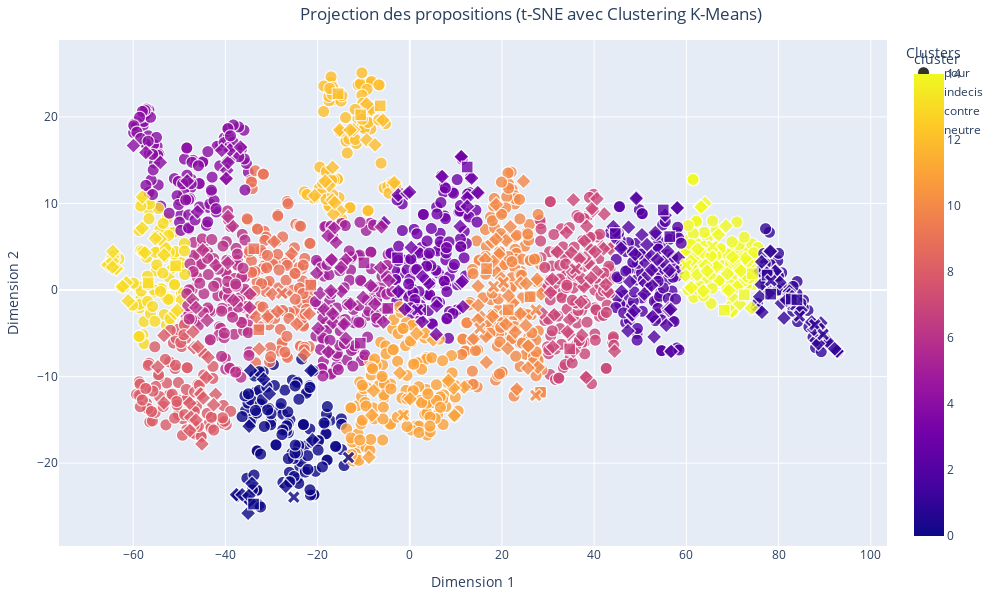

The notebook cell this image was saved under:
### Code cell
import plotly.express as px
from sklearn.manifold import TSNE
from sklearn.preprocessing import StandardScaler
from sklearn.cluster import KMeans
import pandas as pd
import matplotlib.pyplot as plt  # Pour obtenir la palette 'tab10'

# Normalisation des vecteurs
scaler = StandardScaler()
vectors_normalized = scaler.fit_transform(proposition_vectors)

# Réduction de dimension à 50 avec PCA
pca = PCA(n_components=50, random_state=42)
vectors_pca_50 = pca.fit_transform(vectors_normalized)

# Réduction des vecteurs à 2 dimensions avec t-SNE
tsne = TSNE(n_components=2, random_state=42, perplexity=30, n_iter=1000)
word_vectors_2d = tsne.fit_transform(vectors_pca_50)

# Appliquer le clustering K-Means
n_clusters = 15
kmeans = KMeans(n_clusters=n_clusters, random_state=42)
cluster = kmeans.fit_predict(word_vectors_2d)
data['cluster'] = cluster

# Préparer les données pour le graphique
dim = []
for i in range(1,51):
    dim.append("Dim"+str(i))
df1 = pd.DataFrame(word_vectors_2d, columns=('Dim1','Dim2'))
df1['propositions'] = data['Proposition']
df1['cluster'] = cluster
df1['vote'] = data['Catégorie']
df1['proposition_vectors'] = data['mean_vector']

# Créer le graphique interactif avec Plotly
fig = px.scatter(
    df1,
    x='Dim1',
    y='Dim2',
    symbol='vote',  # Utiliser la colonne 'vote' pour les symboles
    color='cluster',  # Utiliser les clusters pour la coloration
    hover_name='propositions',  # Afficher les propositions lors du survol
    title="Projection des propositions (t-SNE avec Clustering K-Means)",
    labels={'Dim1': 'Dimension 1', 'Dim2': 'Dimension 2', 'vote': 'Avis des citoyens'},
    color_discrete_sequence='hsv',  # Utiliser la palette tab10 comme séquence discrète
    category_orders={"cluster": [str(i) for i in range(n_clusters)]},
    width=1000,
    height=600
)

# Personnaliser les points : ajouter des bordures
fig.update_traces(marker=dict(
    size=12,  # Taille des points
    opacity=0.8,  # Transparence
    line=dict(width=1, color='white')  # Bordure noire avec une épaisseur de 2
))

# Ajouter un titre pour la légende des clusters
fig.update_layout(
    legend_title="Clusters",
    title_x=0.3,  # Centrer le titre
    margin=dict(l=40, r=40, t=40, b=40)
)

# Afficher le graphique
fig.show()

### Figure 1 — Plotly figure (JSON) as saved in the notebook; plotly's stock layout.template omitted (floating-point values rounded to 4 significant figures; data arrays with more than 128 entries replaced by an {"elided": "..."} marker saying what was removed)
{"data": [{"hovertemplate": "<b>%{hovertext}</b><br><br>Avis des citoyens=pour<br>Dimension 1=%{x}<br>Dimension 2=%{y}<br>cluster=%{marker.color}<extra></extra>", "hovertext": {"elided": "1506 str values"}, "legendgroup": "pour", "marker": {"color": {"elided": "1506 int values"}, "coloraxis": "coloraxis", "line": {"color": "white", "width": 1}, "opacity": 0.8, "size": 12, "symbol": "circle"}, "mode": "markers", "name": "pour", "showlegend": true, "type": "scattergl", "x": {"elided": "1506 float values"}, "xaxis": "x", "y": {"elided": "1506 float values"}, "yaxis": "y"}, {"hovertemplate": "<b>%{hovertext}</b><br><br>Avis des citoyens=indecis<br>Dimension 1=%{x}<br>Dimension 2=%{y}<br>cluster=%{marker.color}<extra></extra>", "hovertext": {"elided": "356 str values"}, "legendgroup": "indecis", "marker": {"color": {"elided": "356 int values"}, "coloraxis": "coloraxis", "line": {"color": "white", "width": 1}, "opacity": 0.8, "size": 12, "symbol": "diamond"}, "mode": "markers", "name": "indecis", "showlegend": true, "type": "scattergl", "x": {"elided": "356 float values"}, "xaxis": "x", "y": {"elided": "356 float values"}, "yaxis": "y"}, {"hovertemplate": "<b>%{hovertext}</b><br><br>Avis des citoyens=contre<br>Dimension 1=%{x}<br>Dimension 2=%{y}<br>cluster=%{marker.color}<extra></extra>", "hovertext": ["Il faut créer des créneaux horaires réservés aux activités sportives dans les parcs.", "Il faut supprimer/diminuer les remboursements des médicaments des personnes qui pourraient se soigner grâce à l'activité physique.", "Il faut la rendre obligatoire afin de beneficier de soins médicaux", "Il faut rendre les inscriptions gratuites dans les clubs de sport en compensant cette gratuité par des subventions publiques", "Il faut inciter fiscalement à prendre un coach sportif personnel", "Il faut permettre aux employeurs de payer mieux ceux qui sont actifs en sport que les sédentaires.Des employés en forme sont plus avantageux", "Il faut interdire tous les véhicules à moteur et supprimer des places de parking dans les centres villes pour inciter les citoyens à marcher", "Il faut inscrire la pratique d’une activité physique quotidienne dans la Constitution", "Il faut interdire les jeux olympiques, surtout en France.", "Il faut rendre gratuits les places aux JO pour les licenciés", "Il faut donner une prime CPAM en proportion du nombre d’heures de sport mensuelles. Grâce à une appli gérée par le ministère de la Santé", "Il faut lever l’interdiction du port du voile dans les fédérations françaises", "Il faut pénaliser les déplacements courts en voiture.", "Il faut mettre en place des jeux vidéo interactifs qui récompensent les activités physiques réelles.", "Il faut interdire l’arrêt et le stationnement à moins d’un kilomètre des établissements scolaires.", "Il faut du temps et par conséquent favoriser un 100% télétravail", "Il faut changer les équipes de haut niveau et les membres des fédérations dès lors qu’il n’y a eu aucune qualification olympique", "Il faut favoriser les réunions non formelles au sein de l'entreprise en invitant les conjoints pour des thés ou dîners dansants.", "Il faut interdire les sports non écologiques comme le ski et la formule 1", "Il faut que tout le monde prennent des trotinettes ou des vélos électriques c'est bon pour la planète.", "Il faut offrir 1 ou 2 jours de CP, payés par l’Etat, à qui le souhaite, pendant les JO, pour regarder les épreuves et susciter des vocations", "Il faut interdire toutes les demandes de certificats médicaux que ce soit pour les clubs, les professionnels et les compétitions.", "Il faut augmenter les cotisations sociales de ceux qui ne s'inscrive dans aucun sport. ", "Il faut augmenter le prix des carburants pour inciter à aller à pied (au moins partiellement). Pas à vélo! A pied!", "Il faut augmenter les cotisations sociales des non-sportifs. Ils coutent plus cher à la sécu, c'est à eux de payer.", "Il faut adopter un chien ça fera à minima 45 minutes de marche 3 fois par jour", "Il faut pouvoir exclure tout membre d’une fédération qui n’est pas au résultat et éviter qu’il reprenne sa place", "Il faut réduire le nombre d'arrêt de bus en ville pour obliger la marche, un pour 500m semble juste.", "Il faut inciter les Français à s'équiper de montres connectées pour les stimuler à bouger et atteindre des (petits) objectifs quotidiens.", "Il faut encourager les garçons à s'inscrire dans un club de football ou de rugby."], "legendgroup": "contre", "marker": {"color": [5, 7, 2, 13, 9, 9, 2, 10, 13, 9, 1, 14, 12, 14, 14, 3, 10, 2, 1, 12, 1, 3, 0, 12, 5, 5, 10, 3, 10, 1], "coloraxis": "coloraxis", "line": {"color": "white", "width": 1}, "opacity": 0.8, "size": 12, "symbol": "square"}, "mode": "markers", "name": "contre", "showlegend": true, "type": "scattergl", "x": [-9.938, 34.68, 56.41, -56.75, -32.74, -21.47, 44.59, 28.36, -50.8, -33.82, 82.77, 72.57, -6.405, 68.23, 74.32, 12.45, 26.11, 54.98, 83.99, -10.66, 77.52, 2.346, -33.9, -15.56, -4.765, -10.73, 21.36, -2.661, 16.65, 78.28], "xaxis": "x", "y": [3.136, -6.797, 6.175, 0.8111, -4.584, 0.5747, 6.525, -11.81, 2.799, 4.781, -1.043, -0.554, 21.28, -2.325, 1.891, 14.21, -0.7867, 9.255, -1.134, 20.24, 1.728, -2.261, -24.72, 22.68, -2.122, -6.138, -2.286, 3.729, 2.473, -0.4739], "yaxis": "y"}, {"hovertemplate": "<b>%{hovertext}</b><br><br>Avis des citoyens=neutre<br>Dimension 1=%{x}<br>Dimension 2=%{y}<br>cluster=%{marker.color}<extra></extra>", "hovertext": ["Il faut que le double projet d'un.e SHN soit réellement pris en compte par les DTN et CTN", "Il faut régulièrement évaluer les actions des CTN", "Il faut que les SHN listés aient les mêmes avantages notamment dans les Creps (accès aux services médicaux et psycho)", "Il faut faciliter la vie de nos SHN au collège prévoir des heures prof pour le rattrapage après compétition. ", "Il faut faire la promotion d'applications comme HelloSport.", "Il faut soutenir les applications comme weward et surtout que l'état propose une application du style car - de gens dans les hôpitaux.", "Il faut proposer des APPN dans toutes les écoles et pas seulement au sein des QPV pour faire aimer le sport de plein air", "Il faut que le département puisse payer les entraîneurs en fonction du nombre de licenciés (ce qui en entraînera une hausse)", "Il faut voir qu'il y a l'offre tremplin strict à 11 séances en Maison Sport Santé. Mais une PMR à vie n'a pas accès à un sport normal après.", "Il faut lutter contre l'insuffisance de financement pérenne des MSS afin de sécuriser leur modèle éco déjà très fragilisé par l'offre privée", "Il faut donner une note de difficultés d'une activité physique et du niveau. Cela existe pour des activités comme le trekking.", "Il faut renforcer les MSS car elles ont l'obligation de sensibiliser et promouvoir l'activité physique. Promouvoir une nouvelle culture", "Il faut tracer simplement sur le sol les lignes délimitant les terrains de sport de tous les sports olympiques pour faire du air-sport.", "Il faut faire payer le montant des adhésions à un club sportif (en Sport Adapté, en sport loisirs ou en Sport compétition)", "Il faut créer sur les montres connectées une activité \"Trajet sans voiture\" qui compte la distance totale parcourue et aussi les pas.", "Il faut être plus présent dans les salles", "Il faut aider financièrement le SHN afin de lui permettre de se déplacer sur les compét et d'assurer son avenir "], "legendgroup": "neutre", "marker": {"color": [1, 1, 14, 0, 1, 10, 0, 10, 9, 7, 10, 11, 10, 3, 14, 10, 1], "coloraxis": "coloraxis", "line": {"color": "white", "width": 1}, "opacity": 0.8, "size": 12, "symbol": "x"}, "mode": "markers", "name": "neutre", "showlegend": true, "type": "scattergl", "x": [87.87, 84.54, 60.0, -13.28, 89.66, 18.19, -25.16, 15.19, -27.75, 35.95, 27.32, -1.362, 20.32, 1.701, 65.66, 27.37, 78.34], "xaxis": "x", "y": [-4.015, -3.009, 2.884, -19.35, -5.131, 0.4118, -23.93, -4.415, -0.386, 2.446, -12.17, -14.44, 0.8788, -2.295, 5.064, -2.291, 1.08], "yaxis": "y"}], "layout": {"coloraxis": {"colorbar": {"title": {"text": "cluster"}}, "colorscale": [[0, "#0d0887"], [0.1111, "#46039f"], [0.2222, "#7201a8"], [0.3333, "#9c179e"], [0.4444, "#bd3786"], [0.5556, "#d8576b"], [0.6667, "#ed7953"], [0.7778, "#fb9f3a"], [0.8889, "#fdca26"], [1, "#f0f921"]]}, "height": 600, "legend": {"title": {"text": "Clusters"}, "tracegroupgap": 0}, "margin": {"b": 40, "l": 40, "r": 40, "t": 40}, "title": {"text": "Projection des propositions (t-SNE avec Clustering K-Means)", "x": 0.3}, "width": 1000, "xaxis": {"anchor": "y", "domain": [0, 1], "title": {"text": "Dimension 1"}}, "yaxis": {"anchor": "x", "domain": [0, 1], "title": {"text": "Dimension 2"}}}}
